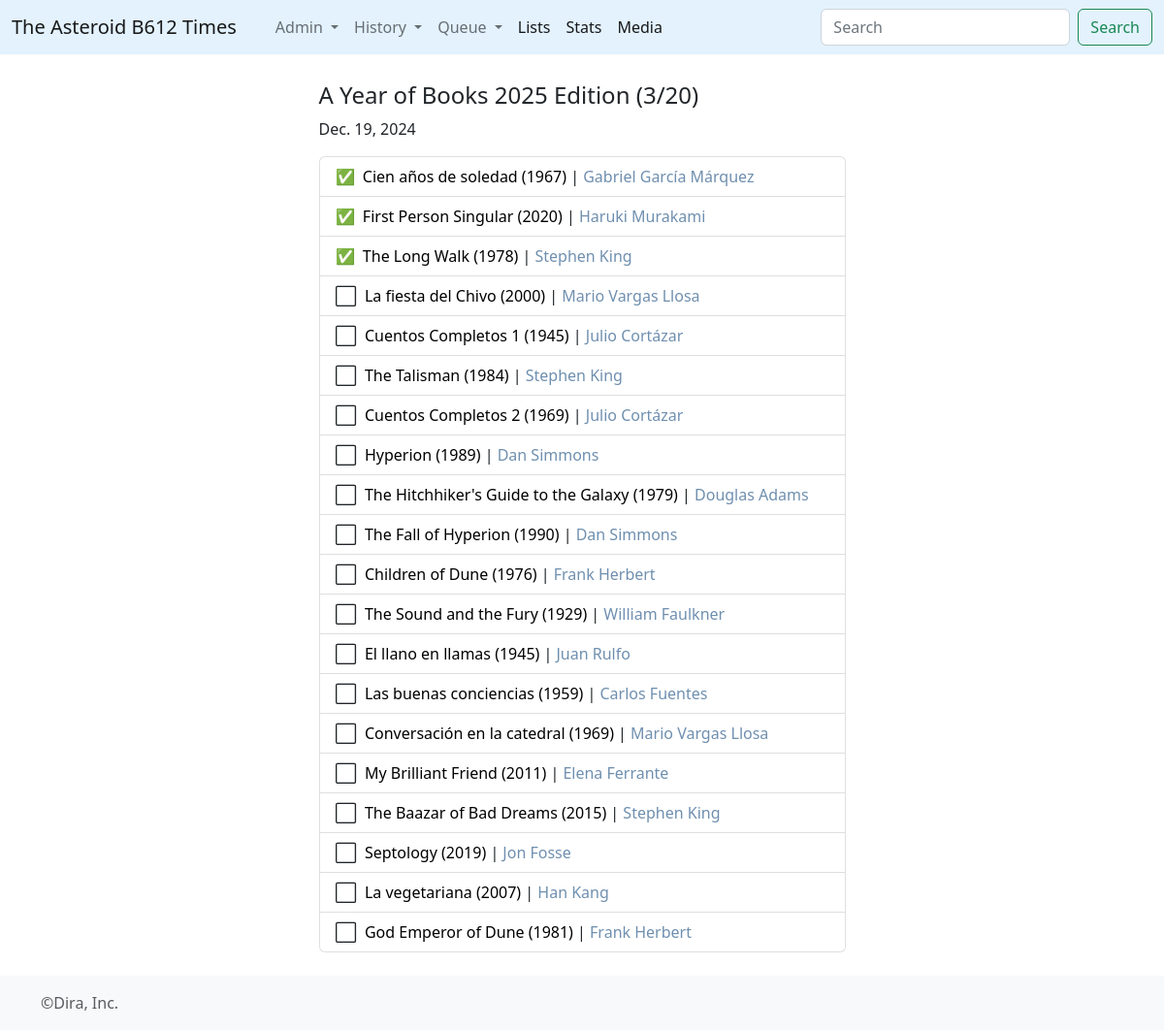
/booklist/13, run on the app's committed database.
### times/models.py (models this page shows, shortened)
class BookList(models.Model):
	listname = models.CharField(max_length=500)
	date_created = models.DateField(auto_now=True)
	listinfo = models.TextField()
	@property
	def conteo(self):
		cont = RelBookList.objects.filter(blist=self).count()
		return cont
	@property
	def lecturas(self):
		n_lecturas = RelBookList.objects.filter(blist=self, bbook__consumo__finish_d__gt=self.date_created).count()
		return n_lecturas

class RelBookList(models.Model):
	blist = models.ForeignKey(BookList,on_delete=models.CASCADE)
	bbook =models.ForeignKey(Book,on_delete=models.CASCADE)

class Book(models.Model):
	title = models.CharField(max_length=512)
	orig_lan = models.CharField(max_length=2)
	info = models.TextField()
	pub_year = models.IntegerField()
	wtype = models.ForeignKey(WikiType,on_delete=models.CASCADE)
	@property
	def titulo(self):
		return self.title+' ('+ str(self.pub_year) +')'
	@property
	def authors_links(self):
		creds = Credito.objects.filter(ctype__id__in=[1,5,6,7],media_type=1,media_id=self.id)
		enlaces = ""
		for c in creds:
			enlaces = enlaces + "<a href='/wiki/"+str(c.persona.id)+"' style='text-decoration:none; color:#6F8FAF;'>"+c.persona.title+"</a>,&nbsp;"
		return enlaces[:-7]
	@property
	def last_read(self):
		conteo = Consumo.objects.filter(volume__id=self.id).count()
		if conteo == 0:
			rcheck = None
		else:
		    robject = Consumo.objects.filter(volume__id=self.id).latest('-finish_d')
		    rcheck = robject.finish_d
		return rcheck

class Credito(models.Model):
	ctype = models.ForeignKey(CreditType,on_delete=models.CASCADE)
	persona = models.ForeignKey(Wiki,on_delete=models.CASCADE)
	media_type = models.IntegerField()
	media_id = models.IntegerField()

class Wiki(models.Model):
	wtype = models.ForeignKey(WikiType,on_delete=models.CASCADE)
	title = models.CharField(max_length=512)
	info = models.TextField()
	created_at = models.DateTimeField(auto_now=True)
	updated_at = models.DateTimeField(null=True,blank=True)

### times/views.py (the view)
# urls.py: path('booklist/<lid>', views.booklist, name='booklist'),
def booklist(request,lid):
	this_lista = BookList.objects.get(pk=int(lid))
	this_books = RelBookList.objects.filter(blist=this_lista).order_by('id')
	return render(request,'lista.html',{'this_lista':this_lista,'this_books':this_books})

### times/templates/lista.html (shortened to what this page needs)
{% extends 'base_forms.html' %}
{% block contenido %}
<article>
	<h4>{{this_lista.listname}} ({{this_lista.lecturas}}/{{this_lista.conteo}})</h4>
	<p>{{ this_lista.date_created }}</p>
	  <ul class="list-group">
        {% for l in this_books %}
          <li class="list-group-item">
          {% if l.bbook.last_read > this_lista.date_created %}&#9989;{%else%}&#11036;{%endif%} <a href="{% url 'book' l.bbook.id %}" style="color:black; text-decoration: none;">
          &nbsp;{{l.bbook.titulo}}</a>&nbsp;|&nbsp;{{l.bbook.authors_links|safe}}
          </li>
        {% endfor %}
      </ul>
</article>
<br>
{% endblock%}

### data on the page
BookList: listname "A Year of Books 2025 Edition", lecturas "3", conteo "20", date_created "Dec. 19, 2024"
RelBookList: bbook.titulo "Cien años de soledad (1967)", bbook.authors_links "Gabriel García Márquez"
RelBookList: bbook.titulo "First Person Singular (2020)", bbook.authors_links "Haruki Murakami"
RelBookList: bbook.titulo "The Long Walk (1978)", bbook.authors_links "Stephen King"
RelBookList: bbook.titulo "La fiesta del Chivo (2000)", bbook.authors_links "Mario Vargas Llosa"
RelBookList: bbook.titulo "Cuentos Completos 1 (1945)", bbook.authors_links "Julio Cortázar"
RelBookList: bbook.titulo "The Talisman (1984)", bbook.authors_links "Stephen King"
RelBookList: bbook.titulo "Cuentos Completos 2 (1969)", bbook.authors_links "Julio Cortázar"
RelBookList: bbook.titulo "Hyperion (1989)", bbook.authors_links "Dan Simmons"
RelBookList: bbook.titulo "The Hitchhiker's Guide to the Galaxy (1979)", bbook.authors_links "Douglas Adams"
RelBookList: bbook.titulo "The Fall of Hyperion (1990)", bbook.authors_links "Dan Simmons"
RelBookList: bbook.titulo "Children of Dune (1976)", bbook.authors_links "Frank Herbert"
RelBookList: bbook.titulo "The Sound and the Fury (1929)", bbook.authors_links "William Faulkner"
RelBookList: bbook.titulo "El llano en llamas (1945)", bbook.authors_links "Juan Rulfo"
RelBookList: bbook.titulo "Las buenas conciencias (1959)", bbook.authors_links "Carlos Fuentes"
RelBookList: bbook.titulo "Conversación en la catedral (1969)", bbook.authors_links "Mario Vargas Llosa"
RelBookList: bbook.titulo "My Brilliant Friend (2011)", bbook.authors_links "Elena Ferrante"
RelBookList: bbook.titulo "The Baazar of Bad Dreams (2015)", bbook.authors_links "Stephen King"
RelBookList: bbook.titulo "Septology (2019)", bbook.authors_links "Jon Fosse"
RelBookList: bbook.titulo "La vegetariana (2007)", bbook.authors_links "Han Kang"
RelBookList: bbook.titulo "God Emperor of Dune (1981)", bbook.authors_links "Frank Herbert"
